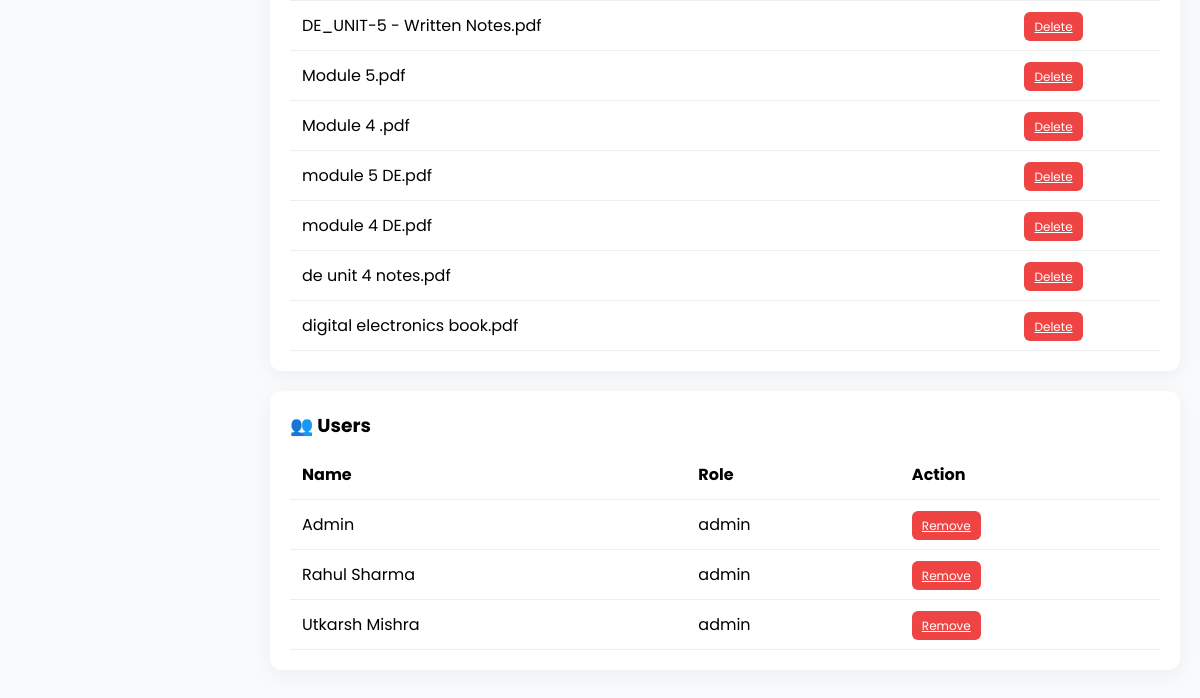
Page /admin (signed in, lower part) on the earlier database version.
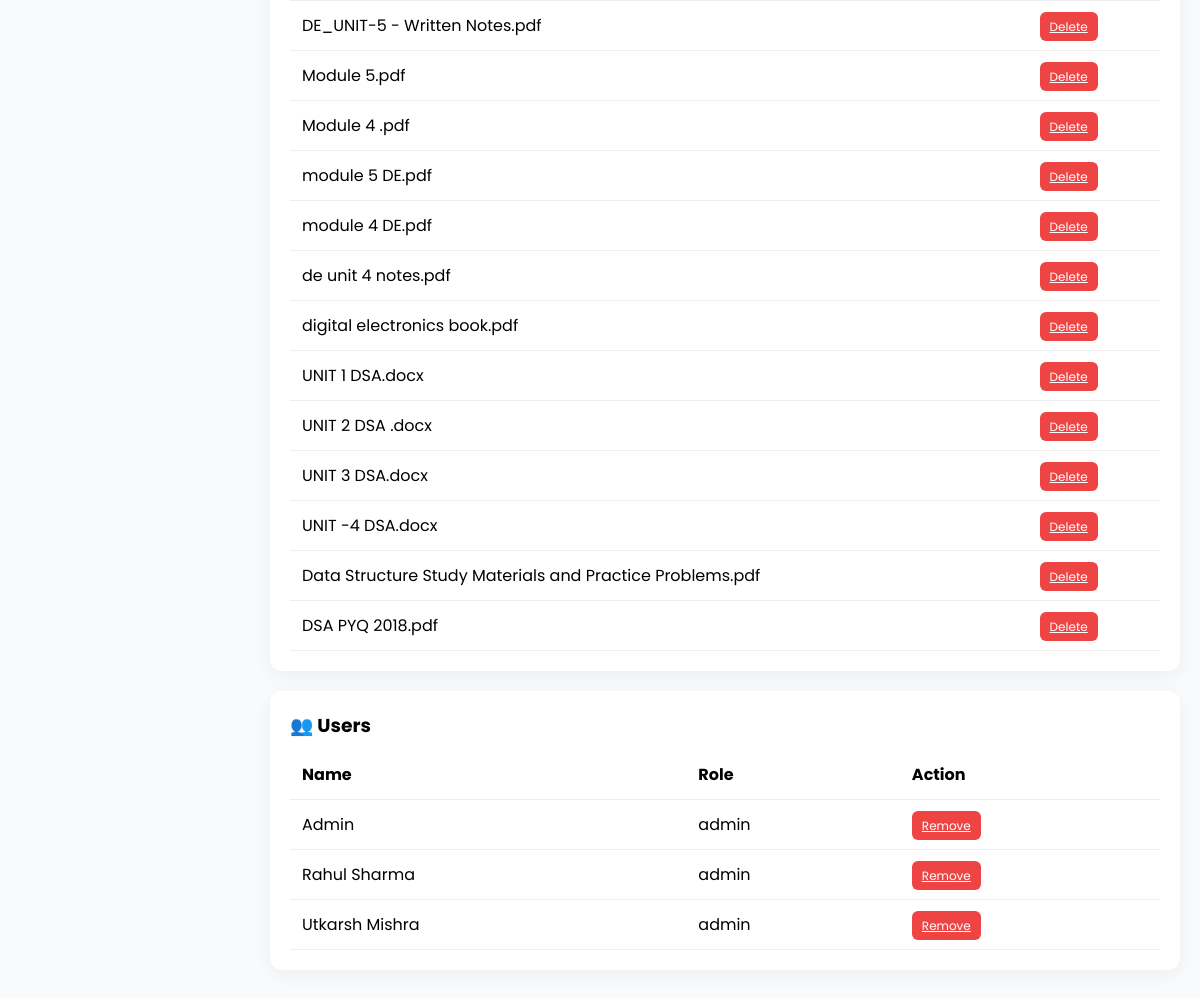
Same page on the later database version.
### tables this page shows
CREATE TABLE notes(
        id INTEGER PRIMARY KEY AUTOINCREMENT,
        title TEXT NOT NULL,
        filename TEXT NOT NULL,
        subject TEXT NOT NULL,
        semester INTEGER NOT NULL,
        uploaded_by TEXT NOT NULL,
        status TEXT NOT NULL DEFAULT 'pending',
        downloads INTEGER DEFAULT 0,
        created_at TIMESTAMP DEFAULT CURRENT_TIMESTAMP
    , share_id TEXT);

CREATE TABLE users(
        id INTEGER PRIMARY KEY AUTOINCREMENT,
        name TEXT NOT NULL,
        email TEXT UNIQUE NOT NULL,
        mobile TEXT NOT NULL,
        role TEXT NOT NULL DEFAULT 'user',
        created_at TIMESTAMP DEFAULT CURRENT_TIMESTAMP
    );

### app.py (the view)
@app.route("/admin")
def admin():
    if not login_required():
        return login_required_redirect()
    if not admin_required():
        return "⛔ Access Denied"
    conn = get_db_connection()
    cur = conn.cursor()
    cur.execute("SELECT * FROM notes WHERE status='pending'")
    pending_notes = cur.fetchall()
    cur.execute("SELECT * FROM notes WHERE status='approved'")
    approved_notes = cur.fetchall()
    cur.execute("SELECT * FROM users")
    users = cur.fetchall()
    conn.close()
    return render_template(
        "admin.html",
        pending_notes=pending_notes,
        approved_notes=approved_notes,
        users=users
    )

### app.py (called while the page is built)
def get_db_connection():
    conn = sqlite3.connect(Config.DATABASE)
    conn.row_factory = sqlite3.Row
    return conn

def login_required():
    return "user" in session

def admin_required():
    return session.get("role") == "admin"

### templates/admin.html (shortened to what this page needs)
<!DOCTYPE html>
<html lang="en">
<head>
<link rel="stylesheet" href="https://cdnjs.cloudflare.com/ajax/libs/font-awesome/6.5.0/css/all.min.css">
</head>
<body>
<div class="main">
  <div class="section" id="approved">
    <table class="table">
      {% for n in approved_notes %}
      <tr>
        <td>{{n['title']}}</td>
        <td>
          <a href="/delete/{{n['id']}}" class="btn delete">Delete</a>
        </td>
      </tr>
      {% endfor %}
    </table>
  </div>
  <div class="section" id="users">
    <h3>👥 Users</h3>
    <table class="table">
      <tr>
        <th>Name</th>
        <th>Role</th>
        <th>Action</th>
      </tr>
      {% for u in users %}
      <tr>
        <td>{{u['name']}}</td>
        <td>{{u['role']}}</td>
        <td>
          {% if u['role']=='user' %}
            <a href="/make_admin/{{u['id']}}" class="btn admin">Make Admin</a>
          {% else %}
            <a href="/remove_admin/{{u['id']}}" class="btn delete">Remove</a>
          {% endif %}
        </td>
      </tr>
      {% endfor %}
    </table>
  </div>
</div>
</body>
</html>

### templates/admin.html (style rules this page uses)
* { margin:0;padding:0;box-sizing:border-box;font-family:'Poppins',sans-serif; }
body { display:flex; background:#F8FAFC; }
.main { margin-left:250px; padding:20px; width:100%; }
.table { width:100%; border-collapse:collapse; margin-top:10px; }
.section { background:white; padding:20px; border-radius:12px; margin-bottom:20px; box-shadow:0 5px 20px rgba(0,0,0,0.05); }

Differences in the rows shown:
added notes: title "UNIT 1 DSA.docx"
added notes: title "UNIT 2 DSA .docx"
added notes: title "UNIT 3 DSA.docx"
added notes: title "UNIT -4 DSA.docx"
added notes: title "Data Structure Study Materials and Practice Problems.pdf"
added notes: title "DSA PYQ 2018.pdf"
